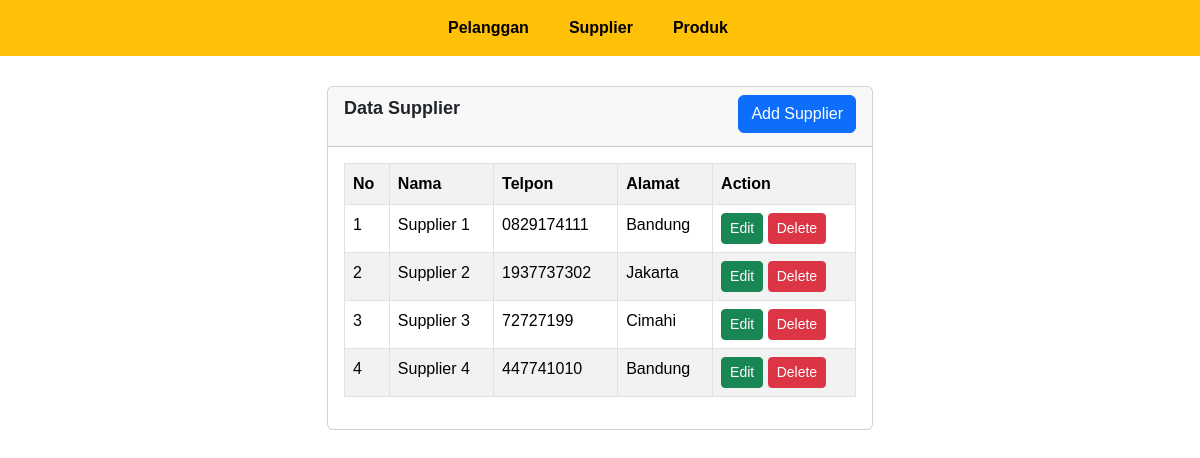
Screenshot of /supplier.php with the database file from the repository.
### tables this page shows
CREATE TABLE `supplier` (
  `id` int(11) UNSIGNED NOT NULL,
  `nama` varchar(100) NOT NULL,
  `telpon` varchar(12) NOT NULL,
  `alamat` text NOT NULL
);

### supplier.php (the view, shortened to what this page needs)
<!DOCTYPE html>
<html lang="en">
<head>
    <link href="https://cdn.jsdelivr.net/npm/bootstrap@5.3.2/dist/css/bootstrap.min.css" rel="stylesheet">
</head>
<body>
    <nav class="navbar navbar-expand-lg bg-warning">
        <div class="container-fluid">
            <div class="collapse navbar-collapse" id="navbarSupportedContent">
            <ul class="navbar-nav mx-auto">
                <li class="nav-item me-4">
                    <a class="nav-link fw-semibold active"aria-current="page"href="index.php">Pelanggan</a>
                </li>
                <li class="nav-item me-4">
                    <a class="nav-link fw-semibold active"aria-current="page"href="supplier.php">Supplier</a>
                </li>
                <li class="nav-item me-4">
                    <a class="nav-link fw-semibold active"aria-current="page"href="produk.php">Produk</a>
                </li>
            </ul>
            </div>
        </div>
    </nav>
    <?php
        require "connection.php";
        $result = mysqli_query($connection, "SELECT * FROM supplier");
    ?>
    <div class="container mb-4">
        <div class="row">
            <div class="col-md-6 mx-auto">
                <div class="card">
                    <div class="card-header">
                        <p class ="fw-semibold" style="font-size:18px;">Data Supplier
                            <a href="add_data/add_supplier.php" class="btn btn-primary float-end">Add Supplier</a>
                        </p>
                    </div>
                    <div class="card-body">
                        <table class="table table-bordered table-striped">
                            <tr>
                                <th>No</th>
                                <th>Nama</th>
                                <th>Telpon</th>
                                <th>Alamat</th>
                                <th>Action</th>
                            </tr>
                            <?php
                                $no = 1;
                                while ($data = mysqli_fetch_array($result)) {
                            ?>
                                <tr>
                                    <td><?php echo $no ?></td>
                                    <td><?php echo $data['nama'];?></td>
                                    <td><?php echo $data['telpon'];?></td>
                                    <td><?php echo $data['alamat'];?></td>
                                    <td>
                                        <a class="btn btn-success btn-sm" href="edit_data/edit_supplier.php?id=<?php echo $data['id']?>">Edit</a>
                                        <a class="btn btn-danger btn-sm" href="delete_data/delete_supplier.php?id=<?php echo $data['id']?>">Delete</a>
                                    </td>
                                </tr>
                            <?php $no++; } ?>
                        </table>
                    </div>
                </div>
            </div>
        </div>
    </div>
    </body>
</html>

### supplier.php (style rules this page uses)
body { font-family: Arial; }
nav { margin-bottom: 30px; }

### rows the page displays
supplier: nama "Supplier 1", telpon "0829174111", alamat "Bandung"
supplier: nama "Supplier 2", telpon "1937737302", alamat "Jakarta"
supplier: nama "Supplier 3", telpon "72727199", alamat "Cimahi"
supplier: nama "Supplier 4", telpon "447741010", alamat "Bandung"
